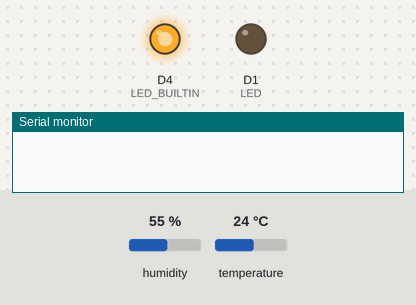
The sketch below on a simulated ESP8266 (NodeMCU). Shown: output pins drawn as LEDs (lit = HIGH, except the on-board LED, lit = LOW), the last lines printed to the serial monitor. The inputs (shaded band) are chosen by the test bench; at power-on: humidity 55 %, temperature 24 °C. WiFi joins after 1.5 s; servers stay silent unless stated; network time is answered at once with the bench clock; uploads are accepted with an empty reply; the local clock reads 2024-03-15 10:24:30 at power-on unless the sketch sets it; pins used as bus, display or sensor lines are not drawn.

Above: at 0.0 s.
At 2.1 s:
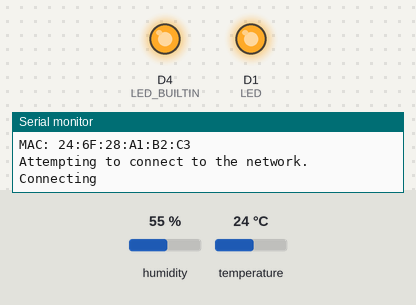
At 3.8 s:
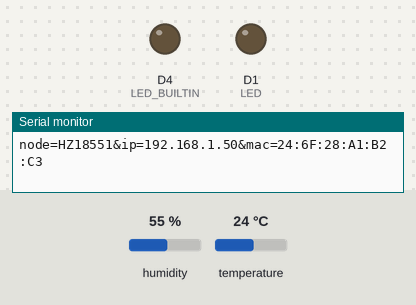
Timing chart, 0 to 5.3 s (numbered marks = the images above):
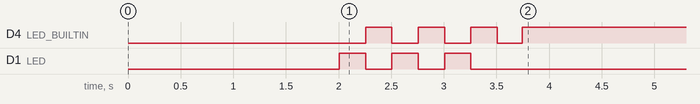

The sketch:

SensorNode.ino
```cpp
#include <ESP8266WiFi.h>
#include <ESP8266HTTPClient.h>
#include <WiFiClient.h>
#include <WiFiUdp.h>
#include <NTPClient.h>              // By Fabrice Weinberg
#include <ArduinoJson.h>            // ArduinoJson by Benoit Blanchon
#include <TimeLib.h>                // Time library by Paul Stoffregen
#include <DHT.h>                    // DHT sensor libary by Adafruit


// Constants
const String  SSID    = "SSID";
const String  PASS    = "PASSWORD";
const String  SERVER  = "http://<IPADDR>:8080/DataLogger/log";
const String  NODE    = "HZ18551"; // Change this to match the record in the database
const int     RATE    = 60000;                                                      // Take reading rate
const int     BUFFER  = 500;                                                        // Buffer Size
const int     LED     = D1;                                                         // Status LED

// Structure to hold the data
struct Observation
{
  float temp;
  float humidity;
  time_t stamp;
};

// Variables
unsigned long lastTime = 0;       // Holds last time in MS for readings
unsigned long errorTime = 0;      // Holds last time in MS for re-transmission during an error
int pos = 0;                      // Holds current position
bool netError = false;            // Used to indicate a network error
bool dhtError = false;            // Used to indicate a temp error
bool dataToTransmit = false;      // Determins if there is data ready to transmit
Observation data[BUFFER];         // Used to buffer data

// Objects for the HTTP connection
WiFiClient client;
HTTPClient http;

// Time server objects and variables
WiFiUDP ntpUDP;
NTPClient timeClient(ntpUDP, "<IPADDR>", 3600*-5, 60000);
time_t epochTime;

// Variables and object for temp sensor
#define DHTDATA D5
#define DHTPOWER D6
#define DHTTYPE DHT22
DHT dht(DHTDATA, DHTTYPE);


void setup()
{
  // Init serial communication
  Serial.begin(115200);

  // Delay for 2 seconds so we don't miss any of the messages
  delay(2000);

  // Set LED pin as output
  pinMode(LED, OUTPUT);
  pinMode(LED_BUILTIN, OUTPUT);
  pinMode(DHTPOWER, OUTPUT);
  digitalWrite(DHTPOWER, HIGH);

  // Enable the temp sensor
  dht.begin();

  // Display Identification
  Serial.println();
  Serial.println();
  Serial.println();
  Serial.println("Penn State Hazleton");
  Serial.println("Sensor Node: " + NODE);
  Serial.println("SSID: " + SSID);
  Serial.print("MAC: ");
  Serial.print(WiFi.macAddress() + "\n");
  Serial.println("");

  // Init WiFi connection
  WiFi.begin(SSID, PASS);
  Serial.println("Attempting to connect to the network.");
  Serial.print("Connecting");

  // Wait to connect and print dots. Checks the status every 500ms
  while(WiFi.status() != WL_CONNECTED)
  {
    // Turn LED ON
    digitalWrite(LED, HIGH);
    digitalWrite(LED_BUILTIN, LOW);
    delay(250);

    // Turn LED OFF
    digitalWrite(LED, LOW);
    digitalWrite(LED_BUILTIN, HIGH);
    delay(250);

    // Print out dots to indicate connecting
    Serial.print(".");
  }
  Serial.println("");

  // Turn LED off
  digitalWrite(LED, LOW);
  digitalWrite(LED_BUILTIN, LOW);

  // Display success message
  Serial.println("Connected to the WiFi network.");
  Serial.println();

  // Display the network information
  Serial.print("IP Address: ");
  Serial.println(WiFi.localIP());
  Serial.print("Gateway: ");
  Serial.println(WiFi.gatewayIP());

  // Get the time  and display it
  timeClient.begin();
  timeClient.update();
  epochTime = timeClient.getEpochTime();
  Serial.print("Syncronized time to: ");
  Serial.print(timeClient.getFormattedTime());
  Serial.printf("%4d-%02d-%02d %02d:%02d:%02d\n\n", year(epochTime), month(epochTime), day(epochTime), hour(epochTime), minute(epochTime), second(epochTime));

  // Experimental addition to auto update IP and MAC in database. Useful for troubleshooting
  http.begin(client,"http://<IPADDR>:8080/DataLogger/device");
  http.addHeader("Content-Type", "application/x-www-form-urlencoded");
  uint8_t MAC_array[6];
  char MAC_char[18];

  String formattedMAC = "";

  // Convert the MAC to a character array
  WiFi.macAddress(MAC_array);
  for (int i = 0; i < sizeof(MAC_array); ++i){
    sprintf(MAC_char,"%s%02x:", MAC_char, MAC_array[i]);
  }


  // Remove the last character
  MAC_array[17] = '\0';

  String test = WiFi.macAddress();


  // Post the data to the server
  String httpRequestData = "node=" + NODE + "&ip=" + WiFi.localIP().toString()  + "&mac=" + test + "";
  Serial.println("Registering the IP address and MAC address to the server.");
  Serial.println(httpRequestData);
  Serial.println();
  int httpResponseCode = http.POST(httpRequestData);
}


void loop()
{
  // If there is an error turn on the LED
  if (netError || dhtError)
  {
    digitalWrite(LED, HIGH);
    digitalWrite(LED_BUILTIN, LOW);
  }
  else
  {
    digitalWrite(LED, LOW);
    digitalWrite(LED_BUILTIN, HIGH);
  }

  // Take a reading based on a MS delay
  if (millis() - lastTime > RATE)
  {
    // Update the MS
    lastTime = millis();

    // Add the reading to the buffer
    takeReading();
  }

  // Attempt to post any data in the buffer
  if (!netError)
    postData();
  else if (millis() - errorTime > 60000)  // Waits one minute if there was an error before trying again
    postData();
}

String createJSON(Observation t)
{
  // Will hold the JSON
  String output;

  // Document size set to 96 based on calcaulator at https://arduinojson.org/v6/assistant/#/step1
  StaticJsonDocument<96> doc;

  // Store the values in the doc
  doc["node"] = NODE;
  doc["temperature"] = t.temp;
  doc["humidity"] = t.humidity;
  doc["stamp"] = t.stamp;

  // Convert the doc to a string
  serializeJson(doc, output);

  return output;
}


void takeReading()
{
  // Add to the buffer if there is room
  if (pos < BUFFER)
  {
    dhtError = false;

    // Get the current time
    timeClient.update();
    epochTime = timeClient.getEpochTime();

    // Get the sensor data
    float f = dht.readTemperature(true);
    float h = dht.readHumidity();


    if (isnan(h) || isnan(f))
    {
      Serial.println("Null data from temperature sensor.");
      dhtError = true;
    }
    else
    {
      // Write the data to the array
      data[pos].temp = f;
      data[pos].humidity = h;
      data[pos].stamp = epochTime;

      // Print an update to the screen
      Serial.print("Writting data to buffer position ");
      Serial.println(pos + 1);

      // Indicate there is now data ready to transmit
      dataToTransmit = true;

      // Increment the position
      pos++;
    }
  }
  else
  {
    // Output that the budder is full indicating data was not recorded
    Serial.println("Buffer is full");
  }
}


void shiftArray()
{
  // Move everything one position to the left
  for (int i = 0; i < BUFFER - 1; i++)
  {
    data[i] = data[i+1];
  }
}


void postData()
{
  if (WiFi.status() != WL_CONNECTED)
  {
    netError = true;
    Serial.print("Attempting to reconnect to the WIFI network");
    // Attempt to reconnect to the network if we lost connection
    WiFi.reconnect();
  }

  if (WiFi.status() == WL_CONNECTED)
  {
    netError = false;
    // If there is data in the array attempt to transmit it
    if (dataToTransmit)
    {
      // Format the post
      http.begin(client, SERVER);

      // Header type for hson
      http.addHeader("Content-Type", "application/json");

      // Generate json
      String json = createJSON(data[0]);

      // Post the data
      int httpResponseCode = http.POST(json);
      Serial.print("Posting data to server from buffer position 1 of ");
      Serial.println(pos);
      Serial.println(json);
      Serial.println();

      // Free resources
      http.end();

      // Determine if the data was received
      if (httpResponseCode != 200)
      {
        Serial.println();

        // There was an error
        netError = true;

        // Print the response code
        Serial.println("An error has occured transmitting the data.");

        // Print the response code
        Serial.print("HTTP Response code: ");
        Serial.println(httpResponseCode);

        // Record the current time
        // Print an error message to the screen
        Serial.println("Waiting one minute before trying again.");
        Serial.println();
      }
      else
      {
        // There was no error
        netError = false;

        // Remove data from the buffer
        pos--;
        if (pos == 0)
          // We have transmitted all of the data
          dataToTransmit = false;
        else
          // There is more data to transmit, move it to position 0
          shiftArray();
      }
      errorTime = millis();
    }
  }
}
```

Measured:
- by itself, D4 (LED_BUILTIN): alternates HIGH for 0.25 s and LOW for 0.25 s, 6 changes in all, then stays HIGH
